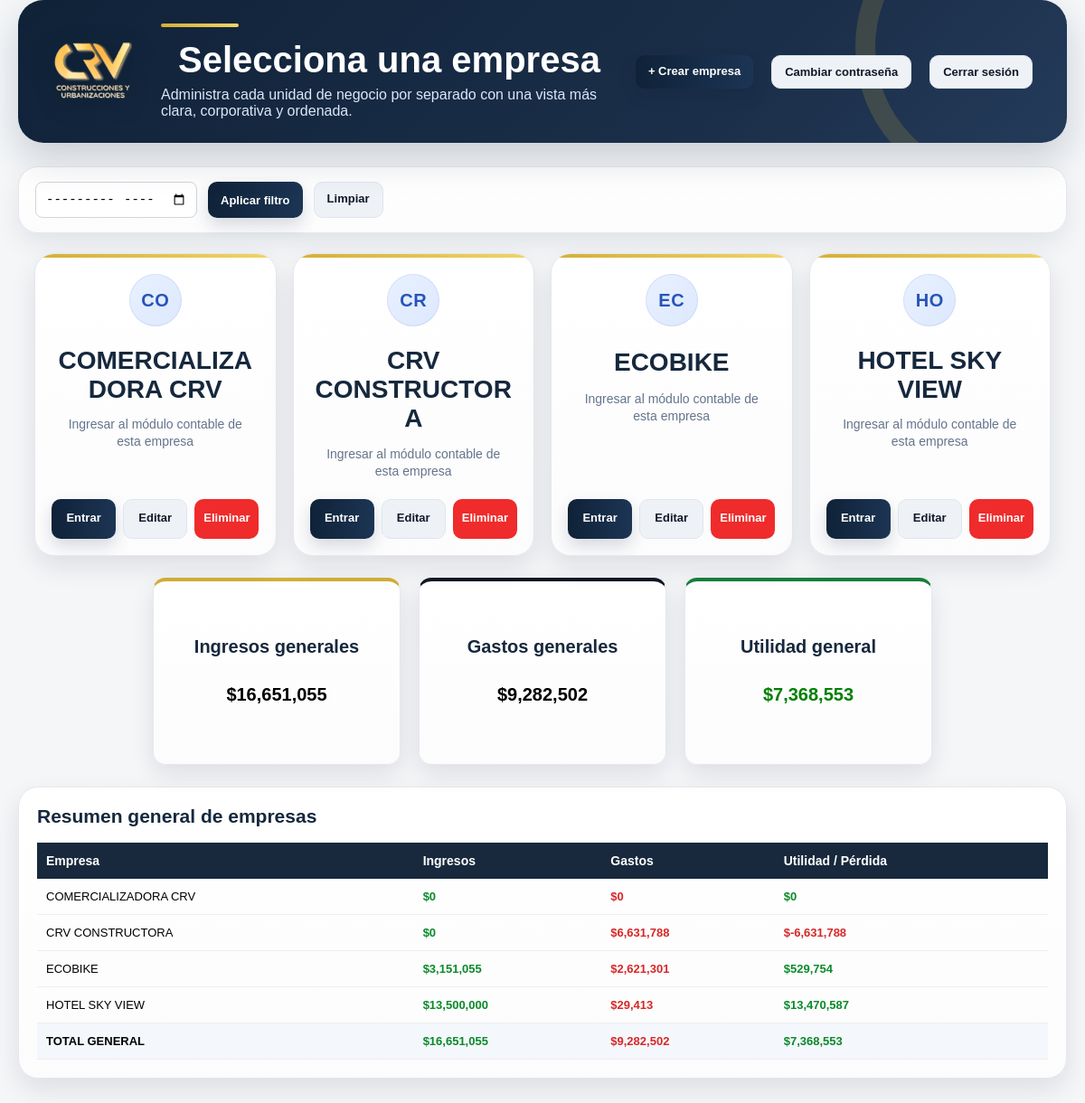
Screenshot of /empresas (signed in) with the database file from the repository.
### app/models/empresa.py (models this page shows, shortened)
class Empresa(db.Model):
    id = db.Column(db.Integer, primary_key=True)
    nombre = db.Column(db.String(100), nullable=False, unique=True)

### app/routes/empresas.py (the view)
@empresas_bp.route(
    "/empresas"
)
def empresas():
    if "usuario" not in session:
        return redirect(
            "/login"
        )
    empresas = Empresa.query.order_by(
        Empresa.nombre.asc()
    ).all()
    mes = request.args.get(
        "mes",
        ""
    ).strip()
    resumen_empresas = []
    total_ingresos = 0
    total_gastos = 0
    total_utilidad = 0
    for empresa in empresas:
        fila = resumen_empresa(
            empresa,
            mes
        )
        resumen_empresas.append(
            fila
        )
        total_ingresos += (
            fila["ingresos"]
        )
        total_gastos += (
            fila["gastos"]
        )
        total_utilidad += (
            fila["utilidad"]
        )
    error = request.args.get(
        "error",
        ""
    ).strip()
    ok = request.args.get(
        "ok",
        ""
    ).strip()
    return render_template(
        "contabilidad/empresas.html",
        empresas=empresas,
        mes_actual=mes,
        resumen_empresas=resumen_empresas,
        total_ingresos=total_ingresos,
        total_gastos=total_gastos,
        total_utilidad=total_utilidad,
        error=error,
        ok=ok
    )

### app/routes/empresas.py (called while the page is built, shortened)
def resumen_empresa(
    empresa,
    mes=""
):
    ingresos = 0
    gastos = 0
    query_mov = Movimiento.query.filter_by(
        empresa_id=empresa.id
    )
    movimientos = query_mov.all()
    for mov in movimientos:
        tipo = str(
            mov.tipo or ""
        ).strip().upper()
        valor = float(
            mov.valor or 0
        )
        if tipo == "INGRESO":
            ingresos += valor
        elif tipo == "GASTO":
            gastos += valor
    utilidad = (
        ingresos
        - gastos
    )
    return {
        "empresa": empresa.nombre,
        "ingresos": ingresos,
        "gastos": gastos,
        "utilidad": utilidad
    }

### app/templates/contabilidad/empresas.html (shortened to what this page needs)
<!DOCTYPE html>
<html lang="es">
<head>
    <link rel="stylesheet" href="{{ url_for('static', filename='style.css') }}">
</head>
<body>
    <div class="empresas-shell">
        <div class="empresas-hero">
            <div class="empresas-hero-inner">
                <div class="empresas-hero-logo">
                    <img src="{{ url_for('static', filename='logo_crv.png') }}" alt="Logo CRV">
                </div>
                <div>
                    <div class="empresas-gold-line"></div>
                    <h1>Selecciona una empresa</h1>
                    <p>Administra cada unidad de negocio por separado con una vista más clara, corporativa y ordenada.</p>
                </div>
                <div class="empresas-hero-actions no-print">
                    <a href="/empresas/nueva" class="btn-primary">+ Crear empresa</a>
                    <a href="/cambiar-password" class="btn-secondary">Cambiar contraseña</a>
                    <a href="/logout" class="btn-secondary">Cerrar sesión</a>
                </div>
            </div>
        </div>
        <div class="empresas-toolbar-card no-print">
            <div class="empresas-toolbar-inner">
                <div class="empresas-toolbar-left">
                    <form method="GET" action="/empresas" class="filters-form">
                        <div class="filters">
                            <input type="month" name="mes" value="{{ mes_actual }}">
                            <button type="submit" class="btn-primary">Aplicar filtro</button>
                            <a href="/empresas" class="btn-secondary">Limpiar</a>
                        </div>
                    </form>
                </div>
            </div>
        </div>
        {% if empresas %}
        <div class="premium-empresas-grid">
            {% for empresa in empresas %}
            <div class="premium-empresa-card">
                <div class="empresa-card-top">
                    <div class="empresa-icon-circle">
                        {{ empresa.nombre[:2] }}
                    </div>
                    <h2>{{ empresa.nombre }}</h2>
                    <p>Ingresar al módulo contable de esta empresa</p>
                </div>
                <div class="premium-empresa-actions">
                    <a href="/seleccionar_empresa/{{ empresa.id }}" class="btn-primary btn-empresa-mini">Entrar</a>
                    <a href="/empresas/editar/{{ empresa.id }}" class="btn-secondary btn-empresa-mini">Editar</a>
                    <form method="POST"
                          action="/empresas/eliminar/{{ empresa.id }}"
                          class="empresa-delete-form"
                          onsubmit="return confirm('¿Seguro que deseas eliminar esta empresa? Solo se elimina si no tiene datos registrados.');">
                        <button type="submit" class="btn-danger btn-empresa-mini">Eliminar</button>
                    </form>
                </div>
            </div>
            {% endfor %}
        </div>
        {% else %}
        <div class="empresas-empty-card report-card" style="padding:24px;">
            <h2>No hay empresas registradas</h2>
            <p>Crea la primera empresa para empezar a trabajar.</p>
        </div>
        {% endif %}
        <div class="report-summary empresas-summary">
            <div class="card ingreso">
                <h2>Ingresos generales</h2>
                <p>${{ "{:,.0f}".format(total_ingresos) }}</p>
            </div>
            <div class="card gasto">
                <h2>Gastos generales</h2>
                <p>${{ "{:,.0f}".format(total_gastos) }}</p>
            </div>
            <div class="card utilidad {{ 'utilidad-positiva' if total_utilidad >= 0 else 'utilidad-negativa' }}">
                <h2>{{ 'Utilidad general' if total_utilidad >= 0 else 'Pérdida general' }}</h2>
                <p>${{ "{:,.0f}".format(total_utilidad) }}</p>
            </div>
        </div>
        <div class="empresas-report-card">
            <h2>Resumen general de empresas</h2>
            <table>
                <thead>
                    <tr>
                        <th>Empresa</th>
                        <th>Ingresos</th>
                        <th>Gastos</th>
                        <th>Utilidad / Pérdida</th>
                    </tr>
                </thead>
                <tbody>
                    {% for fila in resumen_empresas %}
                    <tr>
                        <td>{{ fila.empresa }}</td>
                        <td class="ingreso-text">${{ "{:,.0f}".format(fila.ingresos) }}</td>
                        <td class="gasto-text">${{ "{:,.0f}".format(fila.gastos) }}</td>
                        <td class="{{ 'ingreso-text' if fila.utilidad >= 0 else 'gasto-text' }}">
                            ${{ "{:,.0f}".format(fila.utilidad) }}
                        </td>
                    </tr>
                    {% endfor %}
                    <tr class="empresas-total-row">
                        <td>TOTAL GENERAL</td>
                        <td class="ingreso-text">${{ "{:,.0f}".format(total_ingresos) }}</td>
                        <td class="gasto-text">${{ "{:,.0f}".format(total_gastos) }}</td>
                        <td class="{{ 'ingreso-text' if total_utilidad >= 0 else 'gasto-text' }}">
                            ${{ "{:,.0f}".format(total_utilidad) }}
                        </td>
                    </tr>
                </tbody>
            </table>
        </div>
    </div>
</body>
</html>

### app/templates/contabilidad/empresas.html (style rules this page uses)
.empresas-shell { max-width: 1280px; margin: 0 auto 40px; padding: 0 20px 30px; }
.empresas-hero { background: linear-gradient(135deg, #0f2238 0%, #1c2f4a 70%, #233b5a 100%); border-radius: 28px; padding: 26px 28px; color: #ffffff; position: relative; overflow: hidden; box-shadow: 0 18px 40px rgba(15, 34, 56, 0.18); margin-bottom: 26px; }
.empresas-hero::before { content: ""; position: absolute; width: 280px; height: 280px; border: 22px solid rgba(212, 175, 55, 0.18); border-radius: 50%; right: -90px; top: -110px; }
.empresas-hero-inner { position: relative; z-index: 1; display: grid; grid-template-columns: 110px 1fr auto; gap: 20px; align-items: center; }
.empresas-hero-logo { text-align: center; }
.empresas-hero-logo img { width: 86px; filter: drop-shadow(0 6px 14px rgba(0,0,0,0.18)); }
.empresas-hero h1 { margin: 0 0 8px 0; font-size: 40px; line-height: 1.1; color: #ffffff; }
.empresas-hero p { margin: 0; color: #dbe7f7; font-size: 16px; }
.empresas-hero-actions { display: flex; gap: 10px; flex-wrap: wrap; justify-content: flex-end; }
.empresas-gold-line { width: 86px; height: 4px; border-radius: 999px; background: linear-gradient(90deg, #d4af37 0%, #f3d36a 100%); margin: 0 0 14px 0; }
.empresas-toolbar-card, .empresas-summary-card, .empresas-report-card, .empresas-empty-card, .empresas-alert, .premium-empresa-card { background: linear-gradient(180deg, #ffffff 0%, #fcfcfd 100%); border: 1px solid #e5e7eb; border-radius: 22px; box-shadow: 0 12px 28px rgba(15, 23, 42, 0.08); }
.empresas-toolbar-card { padding: 16px 18px; margin-bottom: 22px; }
.empresas-toolbar-inner { display: flex; justify-content: space-between; gap: 16px; align-items: center; flex-wrap: wrap; }
.empresas-toolbar-left { display: flex; gap: 10px; flex-wrap: wrap; align-items: center; }
.empresas-toolbar-left .filters { margin: 0; }
.premium-empresas-grid { display: grid; grid-template-columns: repeat(4, minmax(0, 1fr)); gap: 18px; margin-bottom: 24px; }
.premium-empresa-card { padding: 22px 18px 18px; text-align: center; position: relative; overflow: hidden; }
.premium-empresa-card::before { content: ""; position: absolute; height: 4px; left: 0; right: 0; top: 0; background: linear-gradient(90deg, #d4af37 0%, #f3d36a 100%); }
.empresa-card-top h2 { margin: 12px 0 10px 0; font-size: 28px; color: #16283d; line-height: 1.15; }
.empresa-card-top p { margin: 0; color: #64748b; min-height: 44px; font-size: 14px; }
.empresa-icon-circle { width: 58px; height: 58px; border-radius: 50%; display: inline-flex; align-items: center; justify-content: center; background: linear-gradient(135deg, #e9f1ff 0%, #dce8ff 100%); color: #2754b8; font-weight: 800; font-size: 20px; box-shadow: inset 0 0 0 1px rgba(39, 84, 184, 0.10); }
.premium-empresa-actions { display: grid; grid-template-columns: repeat(3, minmax(0, 1fr)); gap: 8px; margin-top: 18px; align-items: stretch; }
.btn-empresa-mini { display: inline-flex; justify-content: center; align-items: center; min-height: 44px; border-radius: 14px; font-weight: 800; }
.empresa-delete-form { margin: 0; }
.empresa-delete-form button { width: 100%; }
.empresas-summary { margin: 0 0 24px 0; }
.empresas-summary .card { min-height: 170px; display: flex; flex-direction: column; justify-content: center; }
.empresas-report-card { padding: 20px; }
.empresas-report-card h2 { margin-top: 0; color: #16283d; }
.empresas-total-row { background: #f4f7fb; font-weight: 800; }

### rows the page displays
Empresa: nombre "CO", nombre "COMERCIALIZADORA CRV", empresa "COMERCIALIZADORA CRV", ingresos "0", gastos "0", utilidad "0"
Empresa: nombre "CR", nombre "CRV CONSTRUCTORA", empresa "CRV CONSTRUCTORA", ingresos "0", gastos "6,631,788", utilidad "-6,631,788"
Empresa: nombre "EC", nombre "ECOBIKE", empresa "ECOBIKE", ingresos "3,151,055", gastos "2,621,301", utilidad "529,754"
Empresa: nombre "HO", nombre "HOTEL SKY VIEW", empresa "HOTEL SKY VIEW", ingresos "13,500,000", gastos "29,413", utilidad "13,470,587"

### other values shown
{{ "{:,.0f}".format(total_ingresos) }} "16,651,055"
{{ "{:,.0f}".format(total_gastos) }} "9,282,502"
{{ 'Utilidad general' if total_utilidad >= 0 else 'Pérdida general' }} "Utilidad general"
{{ "{:,.0f}".format(total_utilidad) }} "7,368,553"
